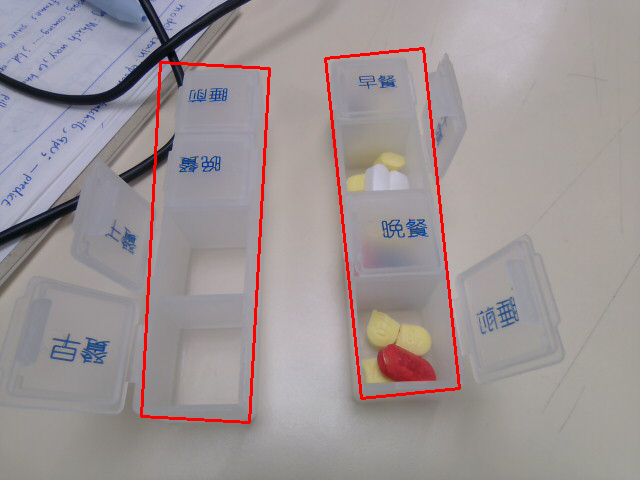
#> input picture box.png, 640 x 480 px, given in place of the camera
$ python cap_find_color.py
#> lines starting #> are read from the running program, lines starting #| are printed output that depends on the picture; after the words box and inside, x2 and y2 are one past the last pixel; in counts of white or black regions, pixels touching at a corner belong together
import cv2
import numpy as np

def empty(v):
    pass

cap = cv2.VideoCapture(1)

# 建立控制面板
cv2.namedWindow('trackbar')
cv2.resizeWindow('trackbar', 500, 300)
cv2.createTrackbar('Hue_Min', 'trackbar', 0, 179, empty)
#> slider 'Hue_Min' is set to 35
cv2.createTrackbar('Hue_Max', 'trackbar', 179, 179, empty)
cv2.createTrackbar('Sat_Min', 'trackbar', 0, 255, empty)
#> slider 'Sat_Min' is set to 51
cv2.createTrackbar('Sat_Max', 'trackbar', 255, 255, empty)
cv2.createTrackbar('Val_Min', 'trackbar', 0, 255, empty)
#> slider 'Val_Min' is set to 51
cv2.createTrackbar('Val_Max', 'trackbar', 255, 255, empty)

while cap.isOpened():
    ret, img = cap.read()
#> img is the input picture: shape (480, 640, 3); mean B, G, R 149.9, 148.3, 157.1
    if not ret:
        break

    img = cv2.resize(img, (0, 0), fx=0.5, fy=0.5)
#> img: shape (240, 320, 3)
    kernel = np.ones((3, 3), np.uint8)

    # 讀取軌跡條數值
    h_min = cv2.getTrackbarPos('Hue_Min', 'trackbar')
    h_max = cv2.getTrackbarPos('Hue_Max', 'trackbar')
    s_min = cv2.getTrackbarPos('Sat_Min', 'trackbar')
    s_max = cv2.getTrackbarPos('Sat_Max', 'trackbar')
    v_min = cv2.getTrackbarPos('Val_Min', 'trackbar')
    v_max = cv2.getTrackbarPos('Val_Max', 'trackbar')
    lower = np.array([h_min, s_min, v_min])
    upper = np.array([h_max, s_max, v_max])

    # --- 1. 原始影像處理 ---
    hsv_raw = cv2.cvtColor(img, cv2.COLOR_BGR2HSV)
#> hsv_raw: shape (240, 320, 3); mean H, S, V 68.3, 23.8, 161.1
    mask_raw = cv2.inRange(hsv_raw, lower, upper)
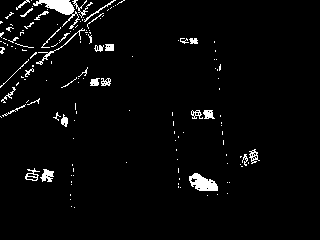
#> mask_raw: shape (240, 320); 3.4% white; 143 white regions (108 under 20 px), largest, box (x1, y1, x2, y2) and area: (33, 0, 80, 29) 417, (189, 173, 218, 191) 326, (36, 28, 85, 65) 120
    mask_raw = cv2.morphologyEx(mask_raw, cv2.MORPH_CLOSE, kernel)
#> mask_raw: shape (240, 320); 4.2% white; 87 white regions (66 under 20 px), largest, box (x1, y1, x2, y2) and area: (20, 0, 116, 65) 1064, (189, 173, 218, 191) 341, (25, 168, 54, 182) 254
    res_raw = cv2.bitwise_and(img, img, mask=mask_raw)

    # --- 2. HE (Histogram Equalization) 處理 ---
    hsv_he = hsv_raw.copy()
    # 僅針對 V 頻道做均衡化
    hsv_he[:, :, 2] = cv2.equalizeHist(hsv_he[:, :, 2])
#> hsv_he: shape (240, 320, 3); mean H, S, V 68.3, 23.8, 129.6
    mask_he = cv2.inRange(hsv_he, lower, upper)
#> mask_he: shape (240, 320); 1.8% white in thin lines or dots, all inside (x1, y1, x2, y2) = (0, 0, 260, 208)
    mask_he = cv2.morphologyEx(mask_he, cv2.MORPH_CLOSE, kernel)
#> mask_he: shape (240, 320); 2.4% white; 108 white regions (84 under 20 px), largest, box (x1, y1, x2, y2) and area: (189, 173, 218, 191) 283, (56, 0, 76, 27) 151, (192, 110, 215, 119) 123
    # 轉回 BGR 以便顯示正常的彩色結果
    img_he = cv2.cvtColor(hsv_he, cv2.COLOR_HSV2BGR)
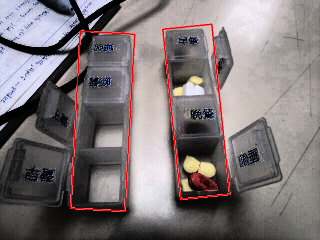
#> img_he: shape (240, 320, 3); mean B, G, R 119.2, 117.6, 126.3
    res_he = cv2.bitwise_and(img_he, img_he, mask=mask_he)

    # --- 3. CLAHE 處理 ---
    hsv_clahe = hsv_raw.copy()
    clahe_obj = cv2.createCLAHE(clipLimit=2.0, tileGridSize=(8, 8))
    hsv_clahe[:, :, 2] = clahe_obj.apply(hsv_clahe[:, :, 2])
#> hsv_clahe: shape (240, 320, 3); mean H, S, V 68.3, 23.8, 160.7
    mask_clahe = cv2.inRange(hsv_clahe, lower, upper)
#> mask_clahe: shape (240, 320); 3.3% white; 159 white regions (125 under 20 px), largest, box (x1, y1, x2, y2) and area: (33, 0, 77, 27) 382, (189, 173, 218, 191) 326, (36, 28, 85, 65) 119
    mask_clahe = cv2.morphologyEx(mask_clahe, cv2.MORPH_CLOSE, kernel)
#> mask_clahe: shape (240, 320); 4.1% white; 92 white regions (70 under 20 px), largest, box (x1, y1, x2, y2) and area: (20, 0, 116, 32) 800, (189, 173, 218, 191) 341, (25, 168, 54, 182) 254
    img_clahe = cv2.cvtColor(hsv_clahe, cv2.COLOR_HSV2BGR)
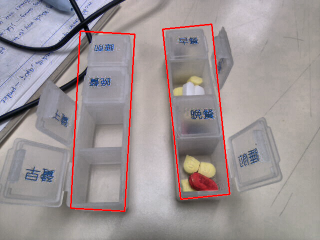
#> img_clahe: shape (240, 320, 3); mean B, G, R 149.2, 147.5, 156.7
    res_clahe = cv2.bitwise_and(img_clahe, img_clahe, mask=mask_clahe)

    # --- 視窗整合與顯示 ---
    # 將原始、HE、CLAHE 的結果橫向拼接 (方便對照)
    top_row = np.hstack((img, img_he, img_clahe))
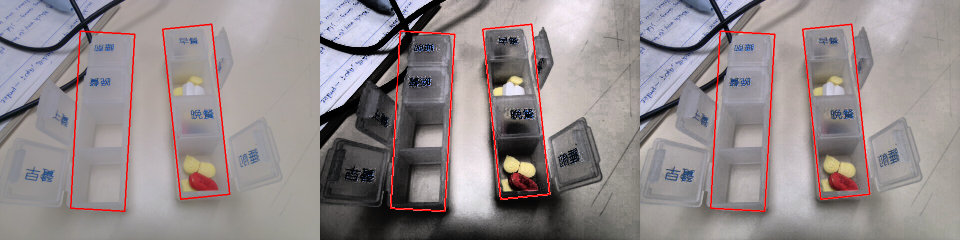
#> top_row: shape (240, 960, 3); mean B, G, R 139.5, 137.9, 146.7
    mid_row = cv2.cvtColor(np.hstack((mask_raw, mask_he, mask_clahe)), cv2.COLOR_GRAY2BGR)
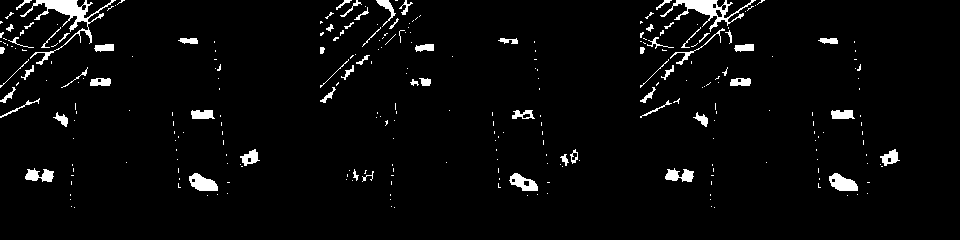
#> mid_row: shape (240, 960, 3); 3.6% white; 287 white regions (220 under 20 px), largest, box (x1, y1, x2, y2) and area: (20, 0, 116, 65) 1064, (660, 0, 756, 32) 800, (189, 173, 218, 191) 341
    bot_row = np.hstack((res_raw, res_he, res_clahe))
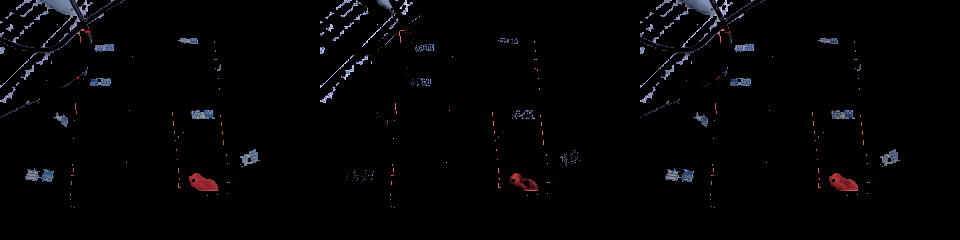
#> bot_row: shape (240, 960, 3); mean B, G, R 4.4, 3.5, 3.8

    # 堆疊三列
    combined = np.vstack((top_row, mid_row, bot_row))
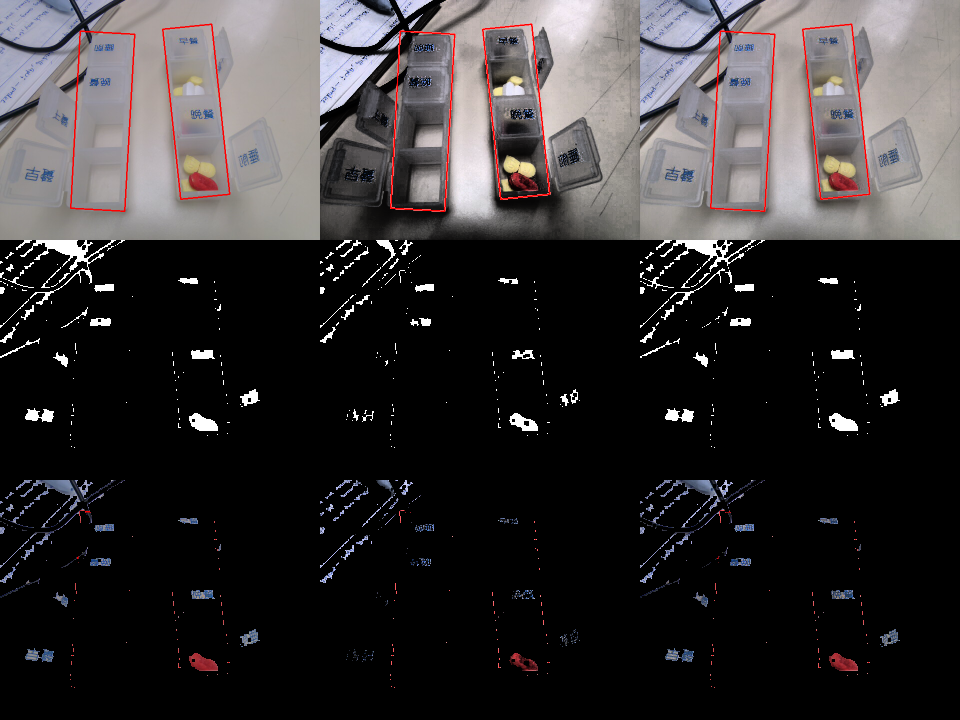
#> combined: shape (720, 960, 3); mean B, G, R 51, 50.2, 53.2

    cv2.imshow('Comparison (Left:Raw | Mid:HE | Right:CLAHE)', combined)

    key = cv2.waitKey(1) & 0xFF
#> (key q is pressed here)
    if key == ord("q") or key == ord("Q"):
        break
    elif key == ord("p") or key == ord("P"):
        cv2.waitKey()

cap.release()
cv2.destroyAllWindows()
